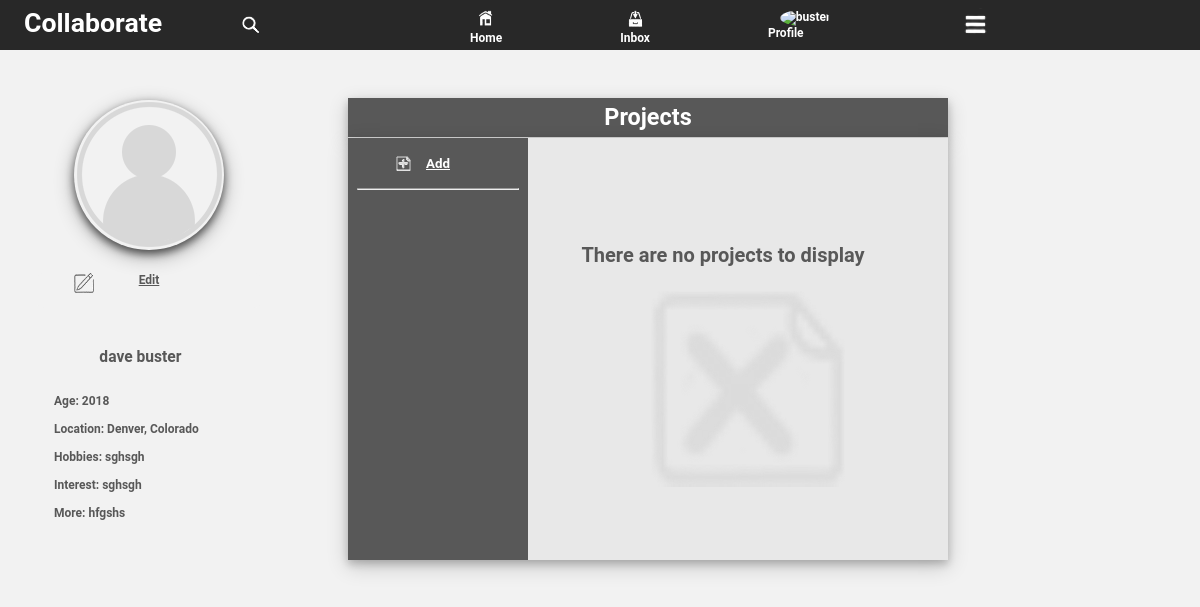
The app's page /inc/profile.php?u=buster (signed in) with its own data.
### tables this page shows
CREATE TABLE `users` (
  `id` int(11) NOT NULL,
  `username` varchar(25) NOT NULL,
  `first_name` varchar(255) NOT NULL,
  `last_name` varchar(255) NOT NULL,
  `email` varchar(100) NOT NULL,
  `password` varchar(256) NOT NULL,
  `sign_up_date` date NOT NULL,
  `activated` enum('0','1') NOT NULL,
  `bio` text,
  `interest` varchar(225) DEFAULT NULL,
  `hobbies` varchar(225) DEFAULT NULL,
  `profile_pic` mediumblob,
  `age` date NOT NULL,
  `city` varchar(25) NOT NULL,
  `state` varchar(25) NOT NULL,
  `background` blob NOT NULL
);

### inc/profile.php (the view, shortened to what this page needs)
<?php
    include("header.php");
	if (isset($_GET['u']))
    {
		try
		{
		    $con = Connect();
		    $user = mysqli_real_escape_string($con, $_GET['u']);
		    if (ctype_alnum($user))
		    {
				$check = mysqli_query ($con, "SELECT `username`, `profile_pic` FROM `collaborate`.`users` WHERE `username`='$user'");
				if ($get = mysqli_fetch_assoc($check))
				{
				  $user = $get['username'];
				  $user_pic = $get['profile_pic'];
				}
			}
		}
		catch (\Exception $e)
		{
            print("There was an error retreiving the user.");
		}
		if($username == $user)
		{
			$date1 = new DateTime($user_age);
			$date2 = new DateTime("now");
			$date3 = $date1->diff($date2);
			$age = $date3->y;
			print ('<div id="profile">');
			if($user_pic == "")
			{
				print ("<div id='proPic'>");
				print ("<span onclick='UploadPic()'><img src='./../img/no-photo.png' alt='Placeholder for user to upload image' ></span>");
				print ("</div>");
			}
			else
			{
				print ("<div id='proPic'>");
				print ("<img src='$user_pic' alt='Profile Picture for $username' onclick='UploadPic()'>");
				print ("</div>");
			}
			print ("<a href='./change_bio.php' ><div class='profileheading2'>");
			print ("<img id='Edit' src='./../img/Edit.gif' alt='Edit' /><h3>Edit</h3>");
			print ("</div></a>");
			print ("<div class='profileLeft'>");
			print ("<div id='me'>");
			print ("<h1>$user_fname&nbsp$user_lname</h1><br/><br/>");
			print ("<h3>Age:&nbsp$age</h3><br/>");
			print ("<h3>Location:&nbsp$user_city_,&nbsp$user_state_</h3><br/>");
			print ("<h3>Hobbies:&nbsp$user_hobbies</h3><br/>");
			print ("<h3>Interest:&nbsp$user_interest</h3><br/>");
			print ("<h3>More:&nbsp$user_bio</h3>");
			print ("</div>");
			print ("</div> ");
			print ("<br/>");
			print ("</div>");
			print ('<div id="projectheading">');
			print ('<h1>Projects</h1>');
			print ('</div>');
			print ("<div id='bgstyle2'>");
			print ("<div id='projectMain'>");
			print ("<div class='profileLeftContent'>");
		    $total = CountPosts();
			if(!$total >= 5)
			{
				print ('<a href="create_project.php"><div id="add">');
				print ('<img id="" src="./../img/add.gif" alt="Add" /><h3>Add</h3>');
				print ('</div></a>');
				print ('<hr id="hr"/>');
			}
			print ("</div>");
			print ("<br/>");
			print ("</div>");
			print ("<div class='projects'>");
			print ("<div id='user_content'>");
			print ("</div>	");
		}
	}
?>

### css/style.css (style rules this page uses)
@media only screen and (min-width: 667px) { #profile { width: 40%; } }
@media screen and (min-width: 769px) { #bgstyle2 { margin-top: 0; margin-right: auto; margin-left: 29%; width: 50%; margin-bottom: 10px; min-height: 420px; max-height: 500px; background-color: #E8E8E8; display: flex; overflow: auto; -moz-box-shadow: 0 4px 8px 0 rgba(0, 0, 0, 0.2), 0 6px 20px 0 rgba(0, 0, 0, 0.19); -webkit-box-shadow: 0 4px 8px 0 rgba(0, 0, 0, 0.2), 0 6px 20px 0 rgba(0, 0, 0, 0.19); box-shadow: 0 4px 8px 0 rgba(0, 0, 0, 0.2), 0 6px 20px 0 rgba(0, 0, 0, 0.19); } }
@media screen and (min-width: 769px) { #proPic img { width: 65%; height: 150px; border-radius: 50%; -moz-box-shadow: 0 4px 8px 0 rgba(0, 0, 0, 0.6), 0 6px 20px 0 rgba(0, 0, 0, 0.3); -webkit-box-shadow: 0 4px 8px 0 rgba(0, 0, 0, 0.6), 0 6px 20px 0 rgba(0, 0, 0, 0.3); box-shadow: 0 4px 8px 0 rgba(0, 0, 0, 0.6), 0 6px 20px 0 rgba(0, 0, 0, 0.3); } }
@media screen and (min-width: 769px) { .container h1, img { height: 10%; width: auto; } }
@media screen and (min-width: 769px) { .profileheading2 { text-align: center; font-family: roboto, arial, helvetica, sans-serif; font-size: 16px; font-weight: bold; text-decoration: underline; margin-top: 20px; margin-bottom: 25px; height: 35px; width: 100%; margin-left: auto; margin-right: auto; background-color: #f2f2f2; border-radius: 10px; color: #585858; text-align: center; } }
@media screen and (min-width: 769px) { #Edit { height: 20px; width: 20px; position: absolute; left: 50px; } }
@media screen and (min-width: 769px) { #projectMain { float: left; width: 30%; text-align: center; font-family: roboto, arial, helvetica, sans-serif; max-height: 500px; color:#282828; background-color: #585858; overflow: auto; } }
@media screen and (min-width: 769px) { #profile { position: fixed; width: 250px; left: 2%; top: 10%; margin-right: 5%; padding: 20px 10px; margin-bottom: 0px; text-align: center; font-family: roboto, arial, helvetica, sans-serif; float: left; height: auto; color:#585858; border-radius: 10px; background-color: #f2f2f2; display: block; } }
@media screen and (min-width: 769px) { #hr { width: 90%; margin-left: auto; margin-right: auto; background-color: #D8D8D8; clear: both; height: 1px; display: flex; } }
@media screen and (min-width: 769px) { #projectheading { margin-top: 4%; margin-right: auto; margin-left: 29%; background-color: #585858; width: 50%; text-align: center; height: 40px; font-size: 18px; font-weight: bold; color: #ffffff; border-bottom: 1px solid #D8D8D8; -moz-box-shadow: 0 4px 8px 0 rgba(0, 0, 0, 0.2), 0 6px 20px 0 rgba(0, 0, 0, 0.19); -webkit-box-shadow: 0 4px 8px 0 rgba(0, 0, 0, 0.2), 0 6px 20px 0 rgba(0, 0, 0, 0.19); box-shadow: 0 4px 8px 0 rgba(0, 0, 0, 0.2), 0 6px 20px 0 rgba(0, 0, 0, 0.19); } }
@media screen and (min-width: 769px) { #projectheading h1 { padding: 5px; } }
@media screen and (min-width: 769px) { #add { padding: 10px; text-decoration: underline; height: 50px; font-size: 14px; font-weight: bold; color: #ffffff; text-align: center; } }
@media screen and (min-width: 769px) { #add img { width: 15px; height: 15px; margin-top: 8px; position: absolute; left: 33%; } }
@media screen and (min-width: 769px) { #add h3 { margin-top: 8px; font-size: 10pt; } }
* { margin: 0px; padding: 0px; font-family: roboto, arial, helvetica, sans-serif; font-size:12px; box-sizing: border-box; }
a { color: #ffffff; }
a:link { text-decoration: none; }
body { height: 100%; width: 100%; background-color:#f2f2f2; overflow: auto; }
#intro p, h1 { font-family: roboto, arial, helvetica, sans-serif; font-size: 1.3em; }

### css/profile.css (style rules this page uses)
.profileLeft { width: 270px; padding-left: 0px; padding-bottom: 5px; padding-top: 5px; padding-right: 0px; height: auto; text-align: center; margin-left: auto; margin-right: auto; }
.profileLeftContent div { height: 70px; text-align: center; padding: 10px; margin-left: auto; margin-right: auto; background-color: #585858; transition-timing-function: ease-in-out; -webkit-transition-duration: .5s; transition-duration: .5s; }
.projects { width: 65%; min-height: 300px; margin-bottom: 25px; margin-top: 10%; overflow: auto; padding: 10px; }
#user_content { overflow: auto; height: auto; width: auto; margin: 20px; padding: 15px; }
#me { margin-left: 20px; width: 80%; text-align: justify; overflow: auto; margin-bottom: 20px; }
#me h1 { margin-top: 10px; width: 80%; text-align: center; overflow: auto; }

### records on screen
users: first_name "dave", last_name "buster", age "2018", city "Denver", state "Colorado", hobbies "sghsgh", interest "sghsgh", bio "hfgshs"
